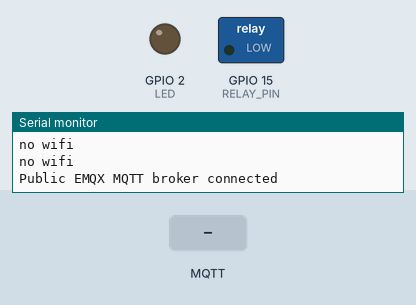
The sketch below on a simulated ESP32. Parts: switched loads named in the sketch (green lamp = pin HIGH), output pins drawn as LEDs (lit = HIGH), the last lines printed to the serial monitor. The test bench sets the inputs (shaded band). WiFi joins after 1.5 s; servers stay silent unless stated; no MQTT or app messages arrive unless stated.

Above: at 2.8 s.
2.9 s: MQTT message "0" arrives on the first subscribed topic
At 3.6 s:
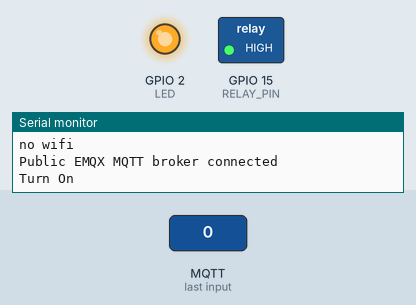
4.4 s: MQTT message "1" arrives on the first subscribed topic
At 4.7 s:
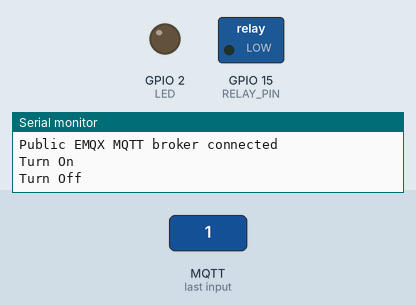
5.9 s: MQTT message "2" arrives on the first subscribed topic
At 7.0 s:
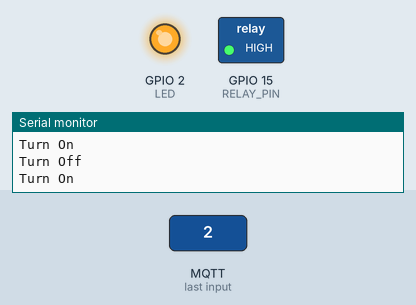
Timing chart, 0 to 8.9 s (numbered marks = the images above; inputs shaded):
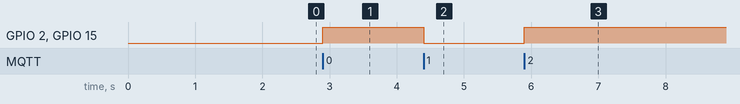

The sketch:

HomeassistantRelay.ino
```cpp
#include <DHT.h>
#include <WiFi.h>
#include <PubSubClient.h>

#define ssid F("Redacted")
#define password F("Redacted")
#define RELAY_PIN 15
#define LED 2
#define mqttPort 1883
#define mqttServer "Redacted"
#define mqttUser "mqtt_user"
#define mqttPassword "Redacted"
#define mqttRelayStatusTopic "home/electrical/relay1/get"
const char *topic = "home/electrical/relay1/set";

WiFiClient espClient;
PubSubClient client(espClient);

void setup() {
  Serial.begin(115200);
  WiFi.mode(WIFI_STA);
  WiFi.begin(ssid, password);
  pinMode(LED, OUTPUT);
  pinMode(RELAY_PIN, OUTPUT);
  digitalWrite(RELAY_PIN, LOW);
  digitalWrite(LED, LOW);
  while (WiFi.status() != WL_CONNECTED) {
    Serial.println(F("no wifi"));
    delay(200);
  }
  client.setServer(mqttServer, mqttPort);
  client.setCallback(callback);
  while (!client.connected()) {
    String client_id = "esp32-client-";
    client_id += String(WiFi.macAddress());
    if (client.connect(client_id.c_str(), mqttUser, mqttPassword)) {
      Serial.println("Public EMQX MQTT broker connected");
    } else {
      Serial.print("failed with state ");
      Serial.print(client.state());
      delay(2000);
    }
  }
  client.subscribe(topic);
}

void loop() {
  client.loop();
}

void callback(char *topic, byte *payload, unsigned int length) {
  for (int i = 0; i < length; i++) {
    if ((char)payload[i] == '1') {
      digitalWrite(RELAY_PIN, LOW);
      digitalWrite(LED, LOW);
      Serial.println("Turn Off");
      client.publish(mqttRelayStatusTopic, "1");
    } else {
      digitalWrite(LED, HIGH);
      digitalWrite(RELAY_PIN, HIGH);
      Serial.println("Turn On");
      client.publish(mqttRelayStatusTopic, "0");
    }
  }
}
```

Measured:
- after the input at 2.9 s, GPIO 2 (LED), GPIO 15 (RELAY_PIN): LOW → HIGH at once
- after the input at 4.4 s, GPIO 2 (LED), GPIO 15 (RELAY_PIN): HIGH → LOW at once
- after the input at 5.9 s, GPIO 2 (LED), GPIO 15 (RELAY_PIN): LOW → HIGH at once
